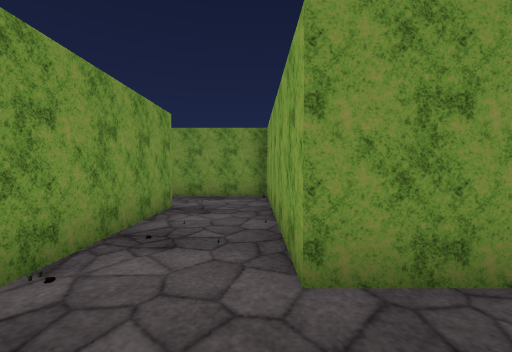
[1] (above)

18 first-person views from a walk through a Unity game level. The camera is 1.25 m above the floor, tilts 2° down and sees 90° across. The floor is counted in squares, 1.36 m on a side. Each view is taken from the middle of a square. On the plan, view 1 faces up. The plan holds only what a view shows up to about 10 squares ahead; the rest is blank. The place goes on beyond the plan. The player character is not drawn. Some surface patterns are stand-ins.

[2]
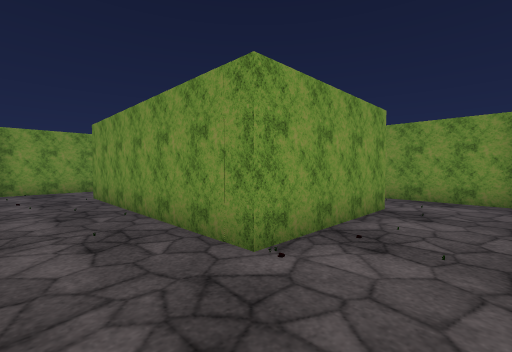

[3]
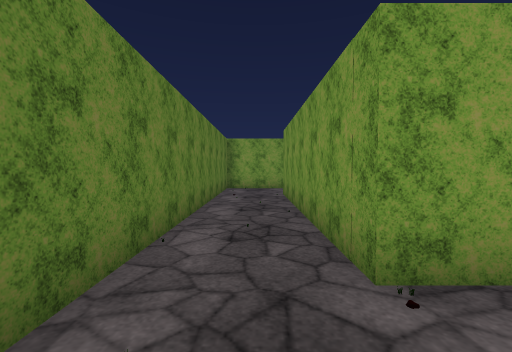

[4]
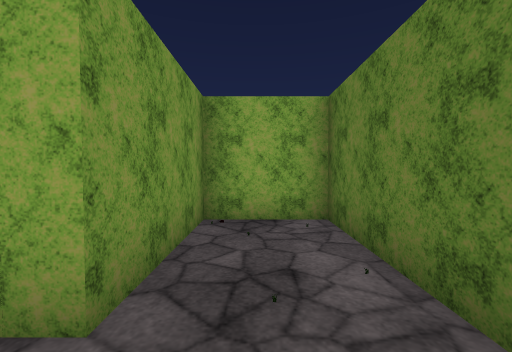

[5]
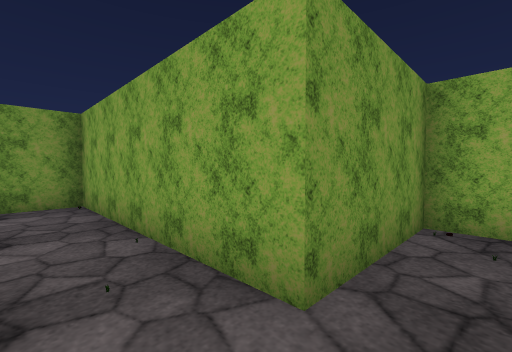

[6]
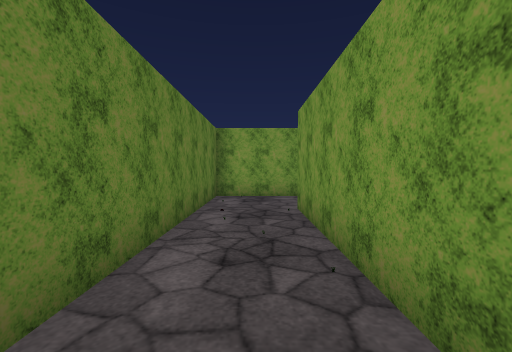

[7]
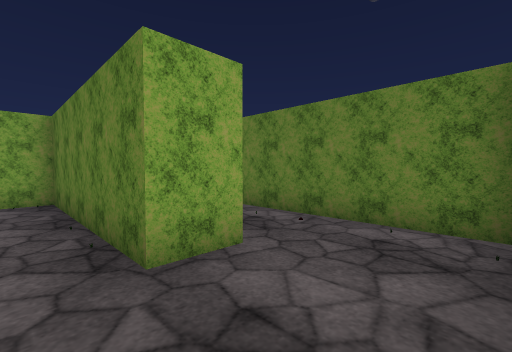

[8]
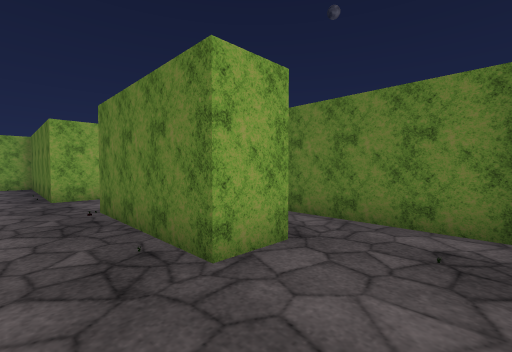

[9]
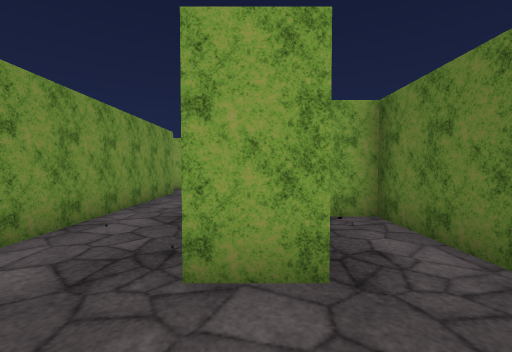

[10]
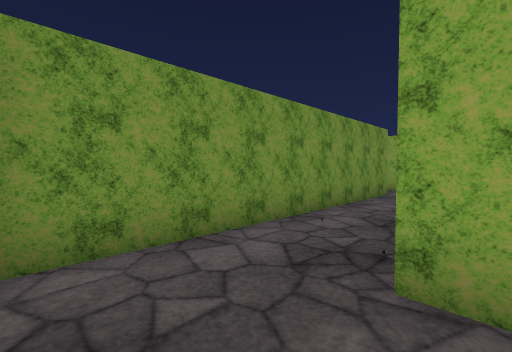

[11]
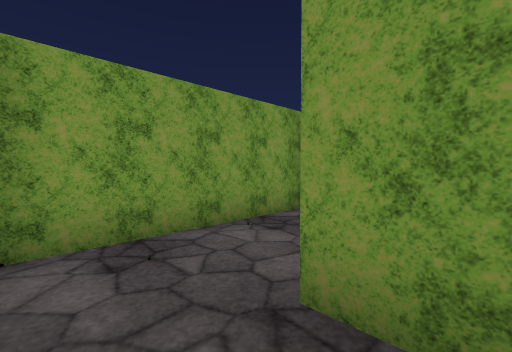

[12]
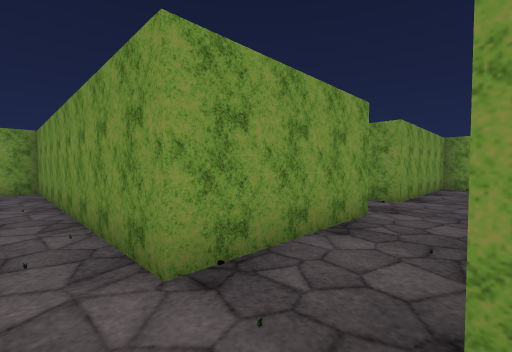

[13]
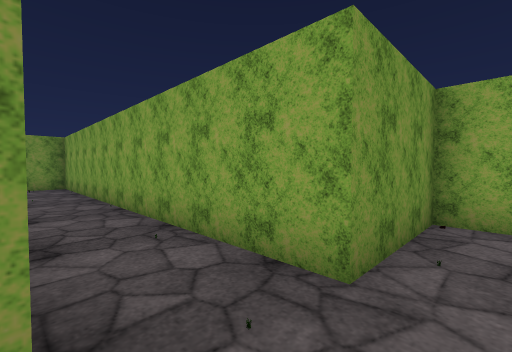

[14]
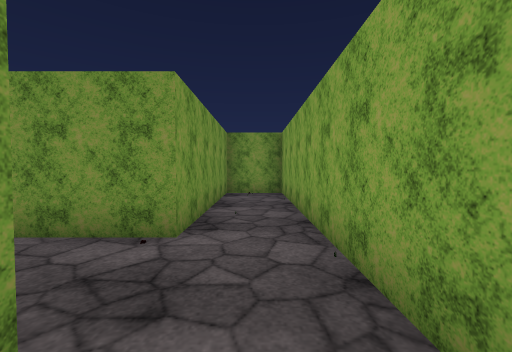

[15]
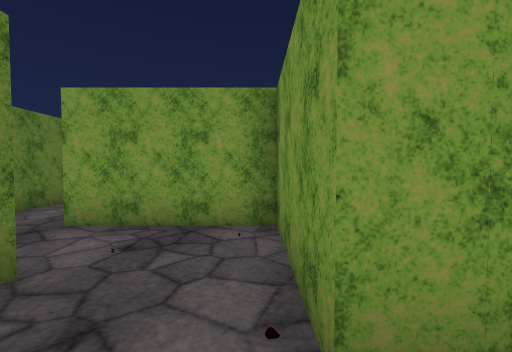

[16]
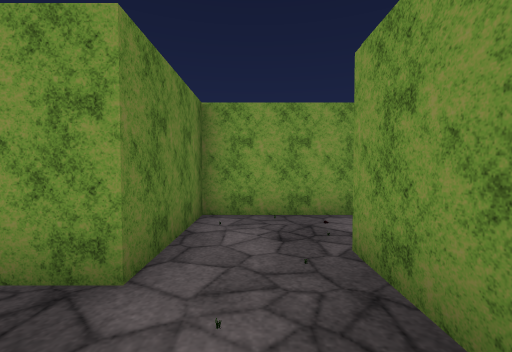

[17]
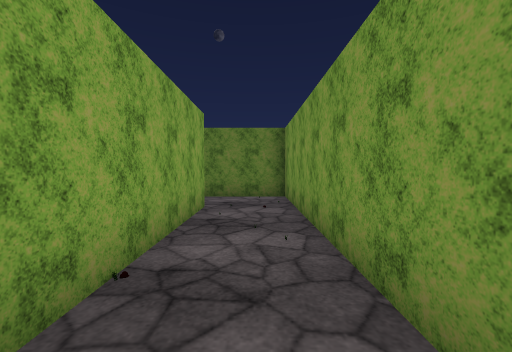

[18]
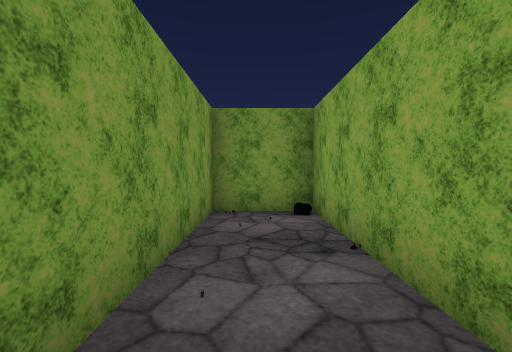

### Floor plan
Points are (right, up) in squares from view 1. A wall is a line through its corners. A room is listed if a view was taken in it or the views show most of it. See-through windows are left out.
Room 1 (views 1, 2, 3, 4, 5, 6, 16)
walls: (-3.5, 6) (-2, 6) (-2, 1.9) (-8.7, 1.9) (-8.7, 3.1); (-11, 2.6) (-11, -0.3) (3.5, -0.3) (3.5, 1.9) (0.4, 1.9) (0.4, 8.1) (-2.8, 8.1)
ways out: opening at (-9.5, 2) to room 2; opening at (-2.5, 7) to room 4
objects: other object (-1, 7); other object (0, 3); other object (1, 1); other object (2, 1)
Room 2 (views 7, 8, 9, 10, 11)
walls: (-13.9, 1.4) (-15, 1.4) (-15, 2.6) (-11, 2.6); (-8, 4.9) (-17.3, 4.9) (-17.3, -0.3) (-12.3, -0.3) (-12.3, 0.6)
ways out: opening at (-9.5, 2) to room 1; opening at (-8, 4) to room 3
objects: other object (-9, 4)
Room 3 (views 12, 13, 14, 15)
walls: (-8, 9) (-8, 4.9); (-8.7, 3.1) (-3.1, 3.1) (-3.1, 4.9) (-6.1, 4.9) (-6.1, 17.1) (-8, 17.1) (-8, 11.3) (-9.5, 11.3)
ways out: opening at (-8, 4) to room 2; opening at (-8.5, 10.5)
objects: other object (-7, 5); other object (-5, 4)
Room 4 (views 17, 18)
walls: (-2.8, 8.1) (-2.8, 14.4) (-4.9, 14.4) (-4.9, 6) (-3.5, 6)
ways out: opening at (-2.5, 7) to room 1
objects: other object (-4, 11)

Positions as (right, up) in squares from view 1, and headings:
1: (0, 0), facing up
2: (0, 0), facing up-left
3: (0, 1), facing left
4: (-1, 1), facing right
5: (-1, 1), facing up-right
6: (-3, 1), facing left
7: (-11, 4), facing down-right
8: (-17, 4), facing down-right
9: (-17, 2), facing right
10: (-17, 2), facing up-right
11: (-14, 0), facing up-left
12: (-6, 4), facing up-left
13: (-8, 4), facing up-right
14: (-7, 8), facing up
15: (-7, 11), facing left
16: (0, 7), facing left
17: (-4, 14), facing down
18: (-4, 9), facing up
